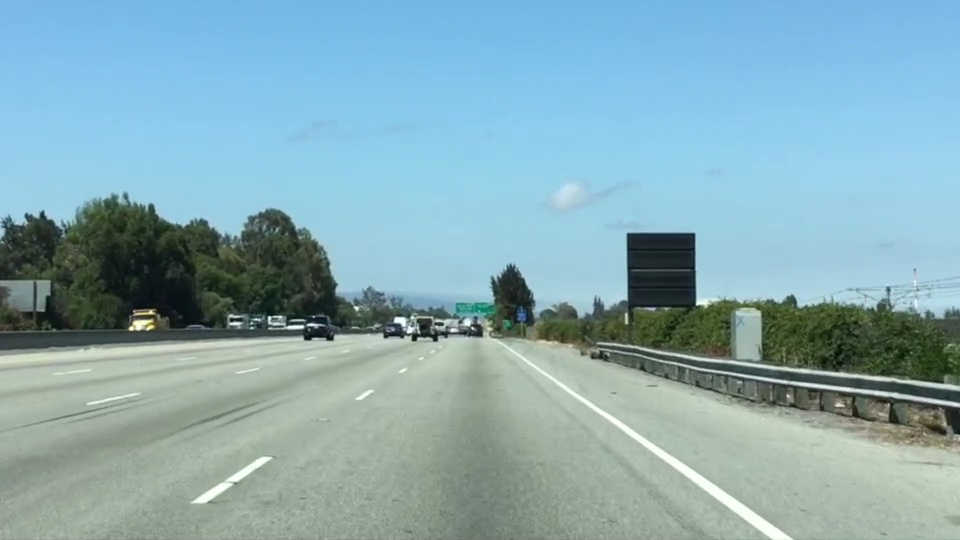
#> input picture images/test.jpg, 960 x 540 px
$ python select_points.py
#> lines starting #> are read from the running program, lines starting #| are printed output that depends on the picture; after the words box and inside, x2 and y2 are one past the last pixel; in counts of white or black regions, pixels touching at a corner belong together
import cv2
import numpy as np

img = cv2.imread('../../images/test.jpg')
#> img is the input picture: shape (540, 960, 3); mean B, G, R 179.2, 171.1, 135.5
cv2.circle(img, (443, 342), 5, (0, 0, 255), -1)
#> img: shape (540, 960, 3); 0.02% of pixels changed, all inside (x1, y1, x2, y2) = (438, 337, 449, 348)
cv2.circle(img, (155, 534), 5, (0, 0, 255), -1)
#> img: shape (540, 960, 3); mean B, G, R 179.1, 171.1, 135.5
cv2.circle(img, (771, 528), 5, (0, 0, 255), -1)
#> img: shape (540, 960, 3); mean B, G, R 179.1, 171, 135.5
cv2.circle(img, (502, 342), 5, (0, 0, 255), -1)
#> img: shape (540, 960, 3); mean B, G, R 179.1, 171, 135.5
cv2.line(img, (443, 342), (502, 342), (0, 255, 0), 3)
cv2.line(img, (771, 528), (502, 342), (0, 255, 0), 3)
cv2.line(img, (771, 528), (155, 534), (0, 255, 0), 3)
cv2.line(img, (155, 534), (443, 342), (0, 255, 0), 3)
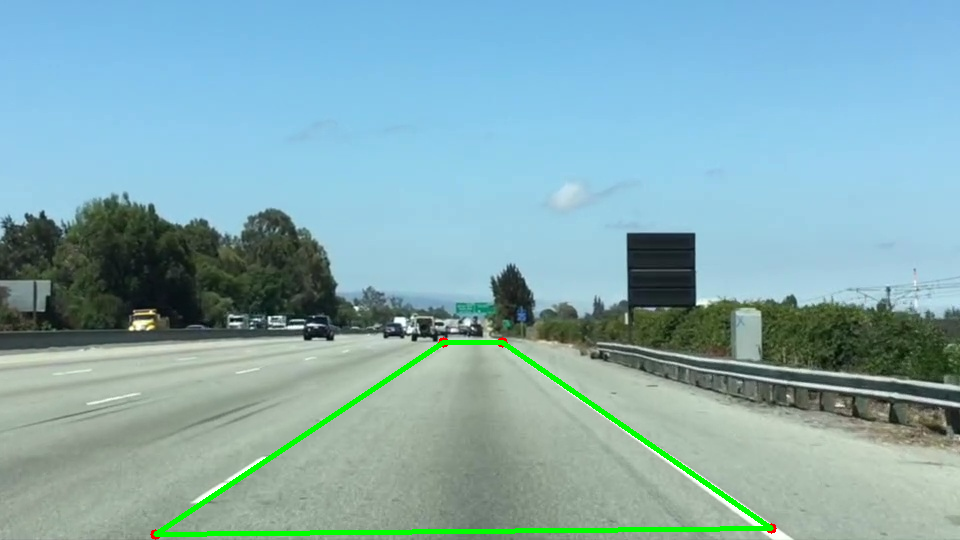
#> img: shape (540, 960, 3); mean B, G, R 176.8, 171.9, 133.1


pst1 = np.float32([[443, 342], [155, 534], [771, 528], [502, 342]])
pst2 = np.float32([[0, 0], [0,960], [540,0], [ 540,960]])
print(img.shape[:2])
#| (540, 960)
matrix = cv2.getPerspectiveTransform(pst1, pst2)
rest = cv2.warpPerspective(img, matrix, img.shape[:2])
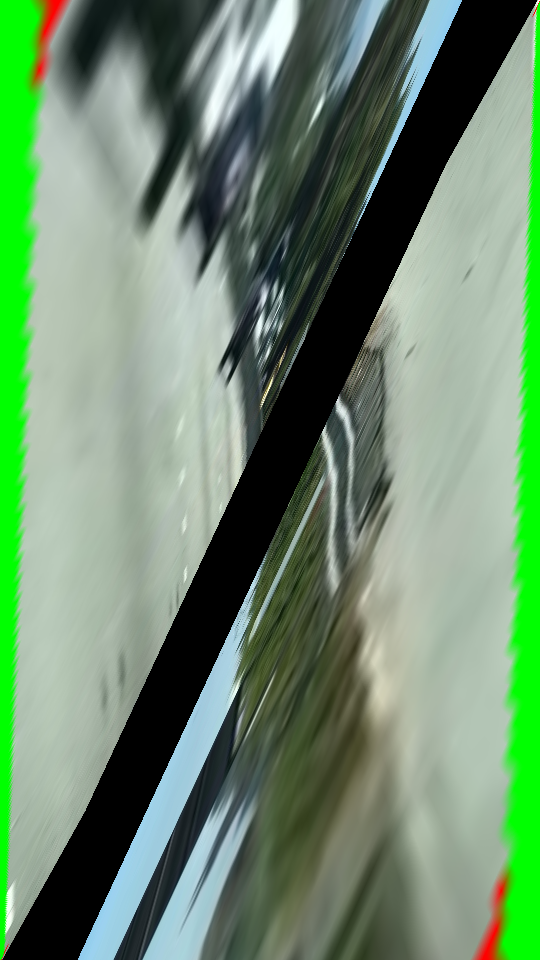
#> rest: shape (960, 540, 3); mean B, G, R 109.3, 139.4, 108.2
cv2.imshow("temp", img)
# cv2.imshow("rest", rest)
cv2.waitKey(0)

$ run again, with images/curved-lane.jpg copied over images/test.jpg
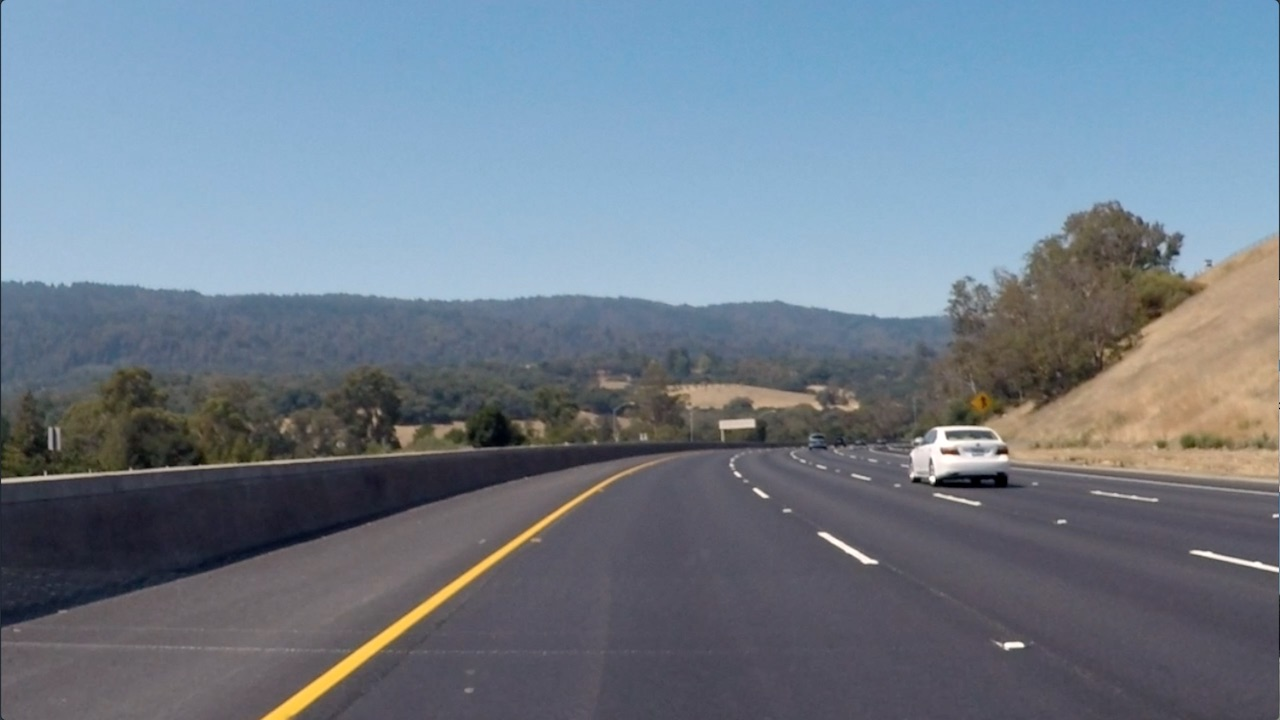
#> input picture images/curved-lane.jpg, 1280 x 720 px
#> img is the input picture: shape (720, 1280, 3); mean B, G, R 138.7, 125, 112.1
#> `cv2.line(img, (155, 534), (443, 342), (0, 255, 0), 3)`:
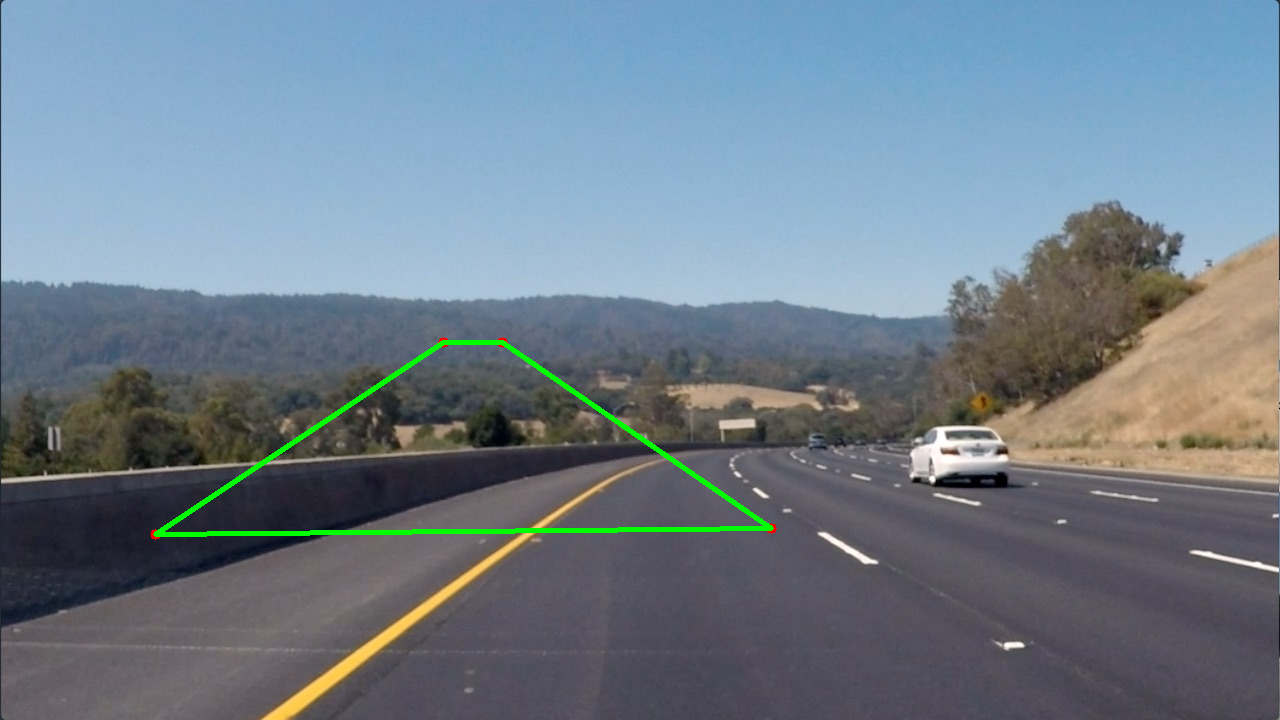
#> img: shape (720, 1280, 3); mean B, G, R 138.1, 126.3, 111.6
#| (720, 1280)
#> `rest = cv2.warpPerspective(img, matrix, img.shape[:2])`:
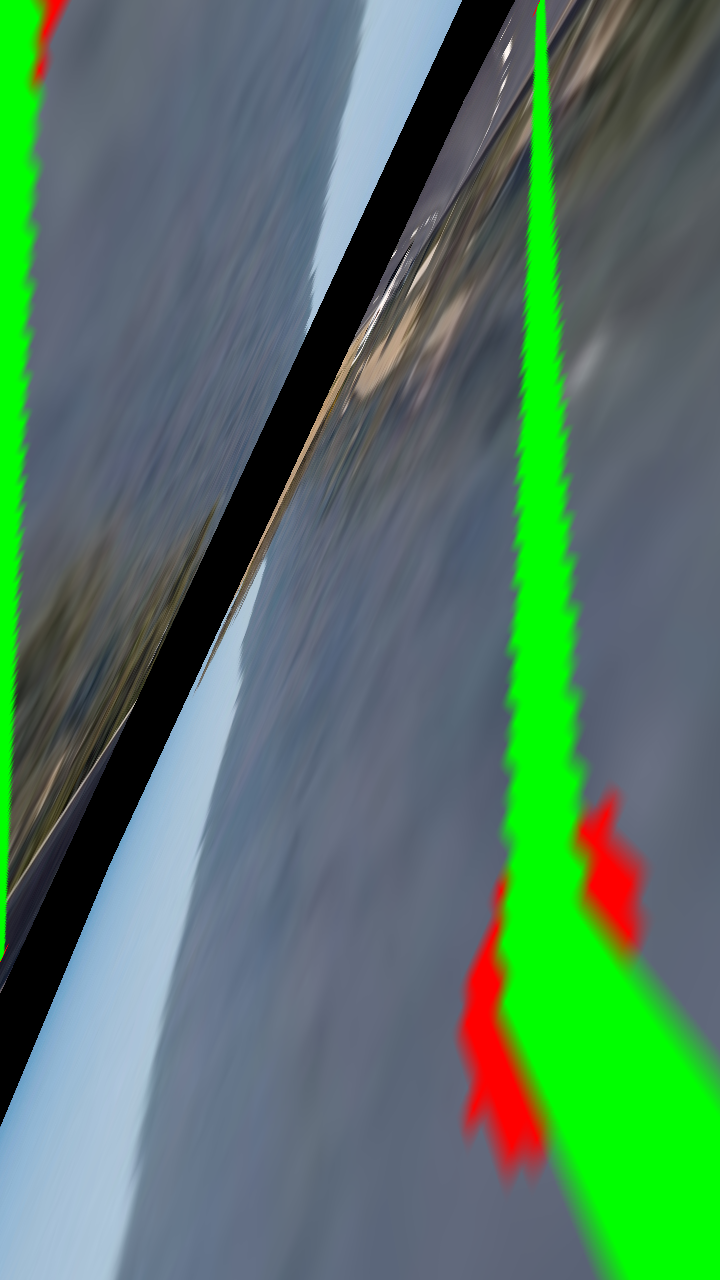
#> rest: shape (1280, 720, 3); mean B, G, R 98.6, 119.6, 83.5
